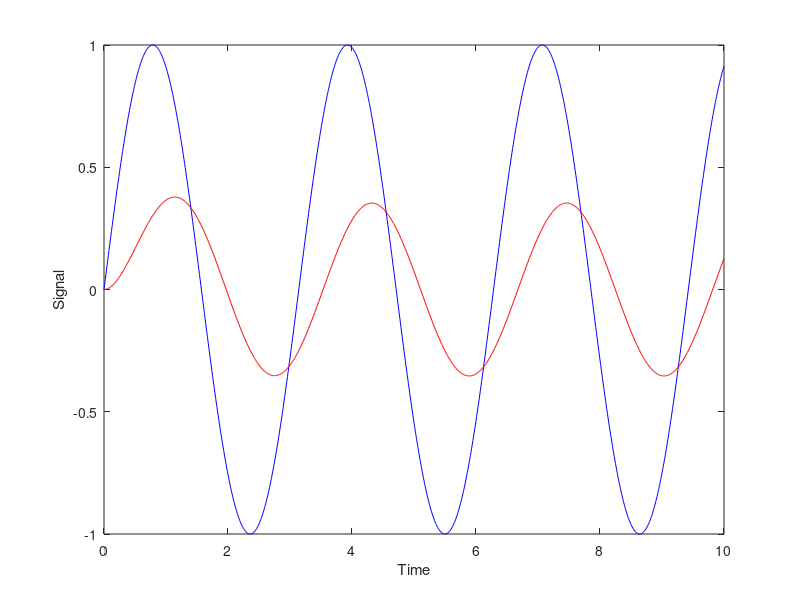

The MATLAB script that drew this image:
pkg load control
t = [0:0.01:10];
x = sin(2*t);
s = tf(1,[1,2]);
y = lsim(s,x,t);

plot(t,x,'b- ',t,y,'r- ')
xlabel('Time')
ylabel('Signal')
